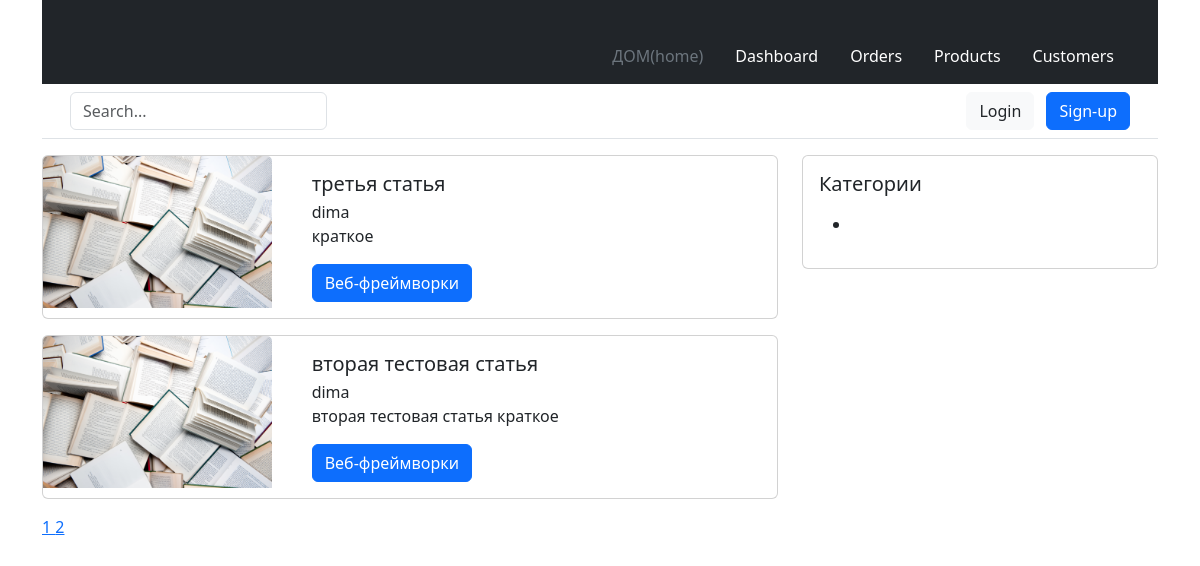
The page / on the database its author committed.
### modules/blog/models.py (models this page shows, shortened)
class Article(models.Model):
    STATUS_OPTIONS = (
        ('published', 'Опубликовано'),
        ('draft', 'Черновик')
    )
    title = models.CharField(verbose_name='Заголовок', max_length=255)
    slug = models.SlugField(verbose_name='Альтернативное название', max_length=255, blank=True, unique=True)
    short_description = models.TextField(verbose_name='Краткое описание', max_length=500)
    full_description = models.TextField(verbose_name='Полное описание')
    thumbnail = models.ImageField(
        verbose_name='Превью поста',
        blank=True,
        upload_to='images/thumbnails/%Y/%m/%d/',
        validators=[FileExtensionValidator(allowed_extensions=('png', 'jpg', 'webp', 'jpeg', 'gif'))]
    )
    status = models.CharField(choices=STATUS_OPTIONS, default='published', verbose_name='Статус поста', max_length=10)
    time_create = models.DateTimeField(auto_now_add=True, verbose_name='Время добавления')
    time_update = models.DateTimeField(auto_now=True, verbose_name='Время обновления')
    author = models.ForeignKey(to=User, verbose_name='Автор', on_delete=models.SET_DEFAULT, related_name='author_posts', default=1)
    updater = models.ForeignKey(to=User, verbose_name='Обновил', on_delete=models.SET_NULL, null=True, related_name='updater_posts', blank=True)
    fixed = models.BooleanField(verbose_name='Зафиксировано', default=False)
    category = TreeForeignKey('Category', on_delete=models.PROTECT, related_name='articles', verbose_name='Категория')
    class Meta:
        db_table = 'app_articles'
        ordering = ['-fixed', '-time_create']
        indexes = [models.Index(fields=['-fixed', '-time_create', 'status'])]
        verbose_name = 'Статья'
        verbose_name_plural = 'Статьи'

class Category(MPTTModel):
    title = models.CharField(max_length=255, verbose_name='Название категории')
    slug = models.SlugField(max_length=255, verbose_name='URL категории', blank=True)
    description = models.TextField(verbose_name='Описание категории', max_length=300)
    parent = TreeForeignKey(
        'self',
        on_delete=models.CASCADE,
        null=True,
        blank=True,
        db_index=True,
        related_name='children',
        verbose_name='Родительская категория'
    )
    class MPTTMeta:
        order_insertion_by = ('title',)
    class Meta:
        verbose_name = 'Категория'
        verbose_name_plural = 'Категории'
        db_table = 'app_categories'

### modules/blog/views.py (the view)
# urls.py: path('', ArcticleListView.as_view(), name='home'),
class ArcticleListView(ListView):
    model = Article
    template_name = 'blog/articles_list.html'
    context_object_name = 'articles'
    paginate_by = 2
    def get_context_data(self, **kwargs):
        context = super().get_context_data(**kwargs)
        context['title'] = 'Главная страница проекта'
        return context

### templates/blog/articles_list.html
{% extends 'main.html' %}
{% block content %}
    {% for article in articles %}
    <div class="card mb-3">
        <div class="row">
            <div class="col-4">
                <img src="{{ article.thumbnail.url }}" class="card-img-top" alt="{{ article.title }}">
            </div>
            <div class="col-8">
                <div class="card-body">
                    <h5 class="card-title">{{ article.title }}</h5>
                    <div class="card-subtitle">{{ article.author.username }}</div>
                    <p class="card-text">{{ article.short_description }}</p>
                    <a href="{% url 'articles_by_category' article.category.slug %}" class="btn btn-primary">{{ article.category.title }}</a>
                  </div>
                </div>
            </div>
      </div>
    {% endfor %}
{% endblock %}

### templates/main.html (shortened to what this page needs)
<!DOCTYPE html>
<html lang="ru">
<head>
    {% load static %}
    <link href="{% static 'bootstrap/css/bootstrap.min.css' %}" type="text/css" rel="stylesheet">
</head>
<body>
    <div class="container">
        {% include 'header.html' %}
        <div class="row">
            <div class="col-8">
            {% block content %}
            {% endblock %}
            {% include 'pagination.html' %}
            </div>
            <div class="col-4">
                {% include 'sidebar.html' %}
            </div>
        </div>
    </div>
</body>
</html>

### templates/header.html
<header>
    <div class="px-3 py-2 text-bg-dark">
      <div class="container">
        <div class="d-flex flex-wrap align-items-center justify-content-center justify-content-lg-start">
          <a href="/" class="d-flex align-items-center my-2 my-lg-0 me-lg-auto text-white text-decoration-none">
            <svg class="bi me-2" width="40" height="32" role="img" aria-label="Bootstrap"><use xlink:href="#bootstrap"></use></svg>
          </a>
          <ul class="nav col-12 col-lg-auto my-2 justify-content-center my-md-0 text-small">
            <li>
              <a href="#" class="nav-link text-secondary">
                <svg class="bi d-block mx-auto mb-1" width="24" height="24"><use xlink:href="#home"></use></svg>
              ДОМ(home)
              </a>
            </li>
            <li>
              <a href="#" class="nav-link text-white">
                <svg class="bi d-block mx-auto mb-1" width="24" height="24"><use xlink:href="#speedometer2"></use></svg>
                Dashboard
              </a>
            </li>
            <li>
              <a href="#" class="nav-link text-white">
                <svg class="bi d-block mx-auto mb-1" width="24" height="24"><use xlink:href="#table"></use></svg>
                Orders
              </a>
            </li>
            <li>
              <a href="#" class="nav-link text-white">
                <svg class="bi d-block mx-auto mb-1" width="24" height="24"><use xlink:href="#grid"></use></svg>
                Products
              </a>
            </li>
            <li>
              <a href="#" class="nav-link text-white">
                <svg class="bi d-block mx-auto mb-1" width="24" height="24"><use xlink:href="#people-circle"></use></svg>
                Customers
              </a>
            </li>
          </ul>
        </div>
      </div>
    </div>
    <div class="px-3 py-2 border-bottom mb-3">
      <div class="container d-flex flex-wrap justify-content-center">
        <form class="col-12 col-lg-auto mb-2 mb-lg-0 me-lg-auto" role="search">
          <input type="search" class="form-control" placeholder="Search..." aria-label="Search">
        </form>
        <div class="text-end">
          <button type="button" class="btn btn-light text-dark me-2">Login</button>
          <button type="button" class="btn btn-primary">Sign-up</button>
        </div>
      </div>
    </div>
  </header>

### templates/pagination.html
{% if is_paginated %}
    {% for page_number in page_obj.paginator.get_elided_page_range %}
        {% if page_number == page_obj.paginator.ELLIPSIS %}
            {{page_number}}
        {% else %}
            <a href="?page={{ page_number }}"class="{% if page_number == page_obj.number %}current{% endif %}">
                {{page_number}}
            </a>
        {% endif %}
    {% endfor %}
{%endif%}

### templates/sidebar.html (shortened to what this page needs)
{% load mptt_tags %}
<div class="card">
    <div class="card-body">
      <h5 class="card-title">Категории</h5>
      {% full_tree_for_model blog.Category as categories %}
      <p class="card-text">
        <ul>
            {% recursetree categories %}
                <li>
                </li>
            {% endrecursetree %}
        </ul>
      </p>
    </div>
  </div>

### rows shown on the page
Article: thumbnail (picture), title "третья статья", author.username "dima", short_description "краткое", category "Веб-фреймворки"
Article: thumbnail (picture), title "вторая тестовая статья", author.username "dima", short_description "вторая тестовая статья краткое", category "Веб-фреймворки"

### other values the page prints
{{ page_number }} "1" "2"
